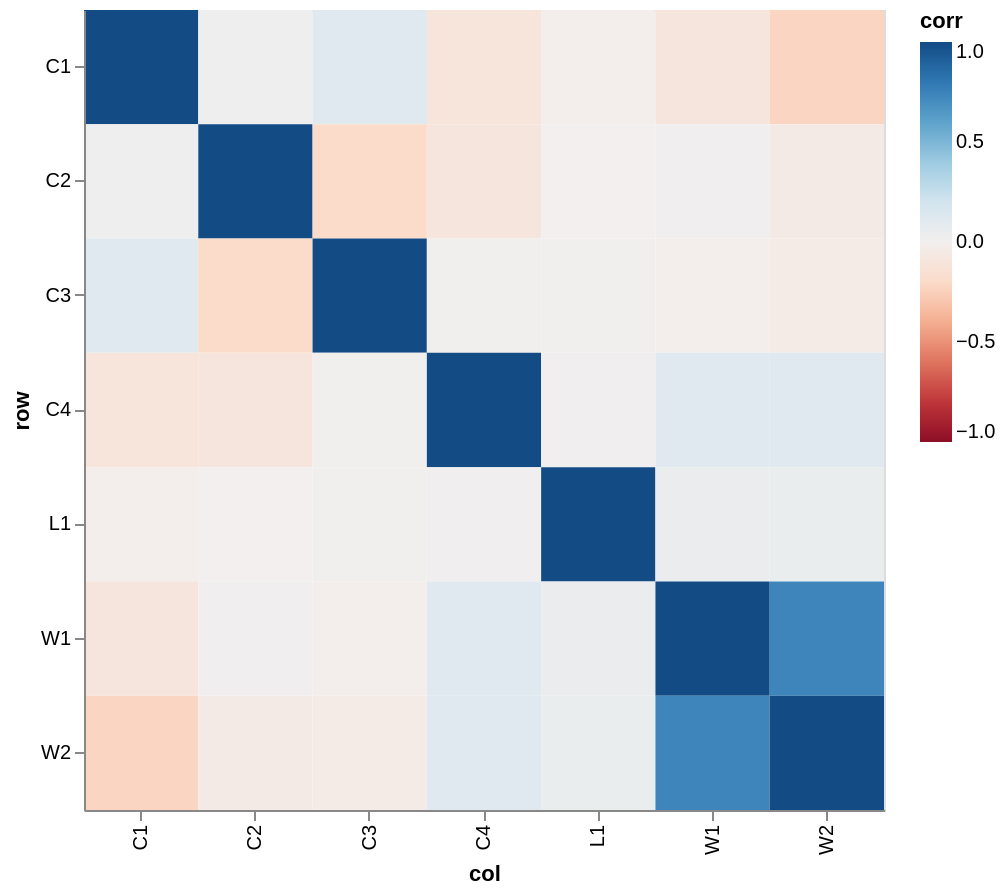

Notebook source saved alongside this figure:
### Code cell
corr_long = (
    df.select(pl.all().is_null().cast(pl.Int8))   # null indicators
      .corr()                                      # square correlation frame
      .with_columns(row=pl.Series(df.columns))     # label the rows
      .unpivot(index="row", variable_name="col", value_name="corr")
      .drop_nans("corr")                           # zero-variance columns give NaN
)

alt.Chart(corr_long).mark_rect().encode(
    x="col:N",
    y="row:N",
    color=alt.Color("corr:Q", scale=alt.Scale(domain=[-1, 1], scheme="redblue")),
    tooltip=["row", "col", "corr"],
).properties(width=400, height=400)

### Figure 1 — Vega-Lite specification as saved in the notebook (floating-point values rounded to 4 significant figures)
{"config": {"view": {"continuousWidth": 300, "continuousHeight": 300}}, "data": {"name": "data-758ffabeca0a8911b8693da80d1e9f04"}, "mark": {"type": "rect"}, "encoding": {"color": {"field": "corr", "scale": {"domain": [-1, 1], "scheme": "redblue"}, "type": "quantitative"}, "tooltip": [{"field": "row", "type": "nominal"}, {"field": "col", "type": "nominal"}, {"field": "corr", "type": "quantitative"}], "x": {"field": "col", "type": "nominal"}, "y": {"field": "row", "type": "nominal"}}, "height": 400, "width": 400, "$schema": "https://vega.github.io/schema/vega-lite/v6.4.1.json", "datasets": {"data-758ffabeca0a8911b8693da80d1e9f04": [{"row": "C1", "col": "C1", "corr": 1.0}, {"row": "C2", "col": "C1", "corr": 0.02164}, {"row": "C3", "col": "C1", "corr": 0.1189}, {"row": "C4", "col": "C1", "corr": -0.1037}, {"row": "L1", "col": "C1", "corr": -0.01603}, {"row": "W1", "col": "C1", "corr": -0.09526}, {"row": "W2", "col": "C1", "corr": -0.227}, {"row": "C1", "col": "C2", "corr": 0.02164}, {"row": "C2", "col": "C2", "corr": 1.0}, {"row": "C3", "col": "C2", "corr": -0.1923}, {"row": "C4", "col": "C2", "corr": -0.09948}, {"row": "L1", "col": "C2", "corr": -0.001769}, {"row": "W1", "col": "C2", "corr": 0.01098}, {"row": "W2", "col": "C2", "corr": -0.0461}, {"row": "C1", "col": "C3", "corr": 0.1189}, {"row": "C2", "col": "C3", "corr": -0.1923}, {"row": "C3", "col": "C3", "corr": 1.0}, {"row": "C4", "col": "C3", "corr": 0.004121}, {"row": "L1", "col": "C3", "corr": 0.008028}, {"row": "W1", "col": "C3", "corr": -0.01674}, {"row": "W2", "col": "C3", "corr": -0.041}, {"row": "C1", "col": "C4", "corr": -0.1037}, {"row": "C2", "col": "C4", "corr": -0.09948}, {"row": "C3", "col": "C4", "corr": 0.004121}, {"row": "C4", "col": "C4", "corr": 1.0}, {"row": "L1", "col": "C4", "corr": 0.01536}, {"row": "W1", "col": "C4", "corr": 0.1106}, {"row": "W2", "col": "C4", "corr": 0.1125}, {"row": "C1", "col": "L1", "corr": -0.01603}, {"row": "C2", "col": "L1", "corr": -0.001769}, {"row": "C3", "col": "L1", "corr": 0.008028}, {"row": "C4", "col": "L1", "corr": 0.01536}, {"row": "L1", "col": "L1", "corr": 1.0}, {"row": "W1", "col": "L1", "corr": 0.05111}, {"row": "W2", "col": "L1", "corr": 0.04761}, {"row": "C1", "col": "W1", "corr": -0.09526}, {"row": "C2", "col": "W1", "corr": 0.01098}, {"row": "C3", "col": "W1", "corr": -0.01674}, {"row": "C4", "col": "W1", "corr": 0.1106}, {"row": "L1", "col": "W1", "corr": 0.05111}, {"row": "W1", "col": "W1", "corr": 1.0}, {"row": "W2", "col": "W1", "corr": 0.7369}, {"row": "C1", "col": "W2", "corr": -0.227}, {"row": "C2", "col": "W2", "corr": -0.0461}, {"row": "C3", "col": "W2", "corr": -0.041}, {"row": "C4", "col": "W2", "corr": 0.1125}, {"row": "L1", "col": "W2", "corr": 0.04761}, {"row": "W1", "col": "W2", "corr": 0.7369}, {"row": "W2", "col": "W2", "corr": 1.0}]}}
